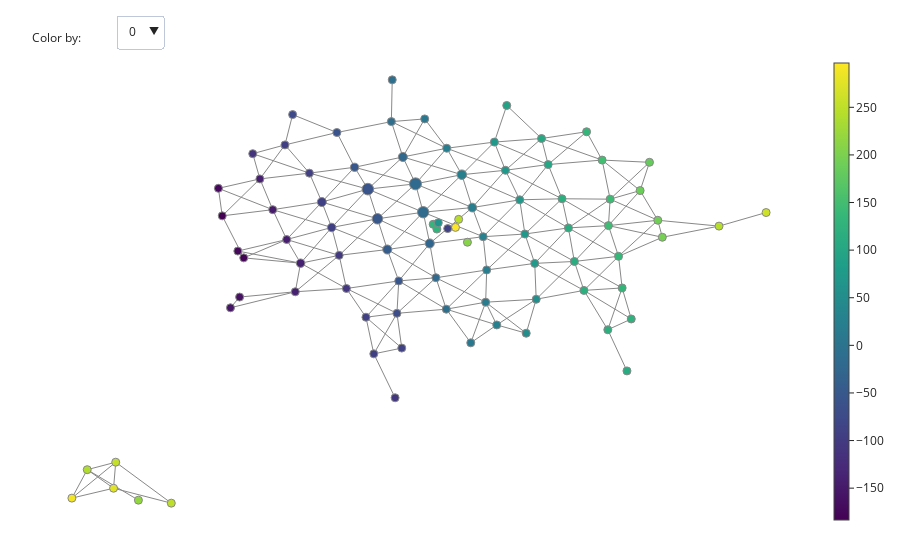

Write notebook code for a chart like this one.
### Code cell
# Initialise estimator to color graph by
pca = PCA(n_components=10)
pca
fig = plot_static_mapper_graph(
    pipe, data1, color_data=data1, color_features=pca
)
fig.show(config={'scrollZoom': True})
